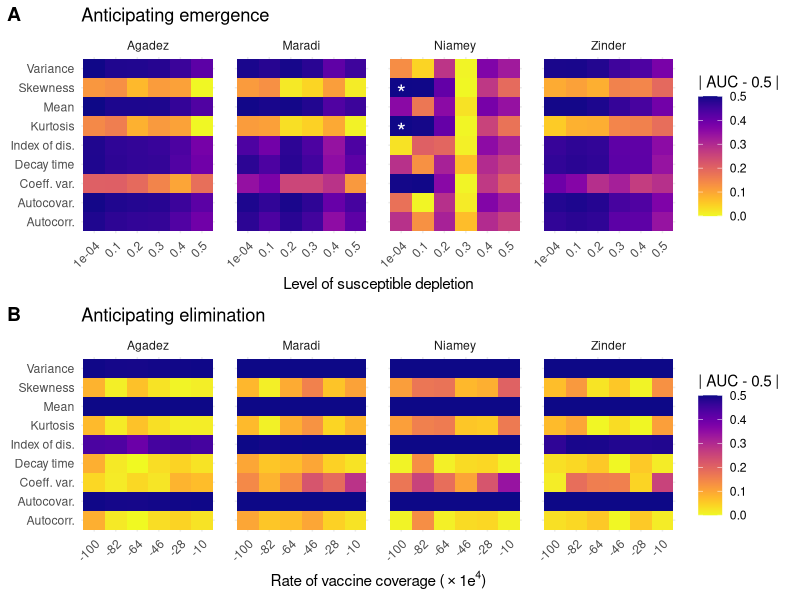

Source code (R):
# plot-aucs.R
#  Script to plot the AUC results from emergence and endemic simulation
#  tests of EWS.
#
# Author:
#  Andrew Tredennick (atredenn@gmail.com)



# Load libraries ----------------------------------------------------------

library(tidyverse)
library(viridis)


# Load results ------------------------------------------------------------

emergence_aucs <- read.csv("../results/emergence-grid-aucs.csv")
elimination_aucs <- read.csv("../results/elimination-grid-aucs.csv")

star_tbl <- tibble(
  city = "Niamey",
  x = as.factor(rep(1e-04, 2)),
  y = c(5.7, 7.7)
)


# Make the plots ----------------------------------------------------------

emerge_plot <- ggplot() +
  geom_tile(data = emergence_aucs, aes(x = as.factor(susc_discount), y = metric, fill = abs(AUC-0.5))) +
  geom_text(data = star_tbl, aes(x = x, y = y, label = "*"), color = "white", size = 6) +
  scale_fill_viridis(limits = c(0,0.5), direction = -1, option = "C", name = "| AUC - 0.5 |") +
  facet_wrap(~city, nrow = 1) +
  labs(x = "Level of susceptible depletion", y = NULL) +
  theme_minimal() +
  theme(axis.text.x = element_text(angle = 45, hjust = 1)) +
  theme(panel.spacing = unit(1, "lines")) +
  ggtitle("Anticipating emergence")

eliminate_plot <- ggplot() +
  geom_tile(data = elimination_aucs, aes(x = as.factor(vacc_speed*10000), y = metric, fill = abs(AUC-0.5))) +
  scale_fill_viridis(limits = c(0,0.5), direction = -1, option = "C", name = "| AUC - 0.5 |") +
  facet_wrap(~city, nrow = 1) +
  labs(x = expression(paste("Rate of vaccine coverage (", phantom()%*%phantom(), "1", e^4, ")")), y = NULL) +
  theme_minimal() +
  theme(axis.text.x = element_text(angle = 45, hjust = 1)) +
  theme(panel.spacing = unit(1, "lines")) +
  ggtitle("Anticipating elimination")

auc_plot <- cowplot::plot_grid(emerge_plot, eliminate_plot, nrow = 2, align = "v", labels = "AUTO")

ggsave(filename = "../figures/simulation-grid-aucs.pdf", plot = auc_plot, width = 8.5, height = 5.5, units = "in")




# endemic_aucs <- read.csv("../results/endemic-aucs.csv") %>%
#   mutate(simulation = "Endemic")
# 
# emergence_aucs <- read.csv("../results/emergence-aucs.csv") %>%
#   mutate(simulation = "Emergence")
# 
# auc_tbl <- bind_rows(
#   endemic_aucs, 
#   emergence_aucs
# )
# 
# 
# # Plot and save -----------------------------------------------------------
# 
# auc_plot <- ggplot(auc_tbl, aes(x = metric, y = abs(AUC-0.5), fill = AUC)) +
#   geom_col(position = position_dodge()) +
#   scale_y_continuous(limits = c(0,0.5)) +
#   scale_fill_viridis_c(limits = c(0,1), direction = -1, option = "C") +
#   facet_grid(simulation~city) +
#   theme_minimal() +
#   labs(x = NULL, y = "| AUC - 0.5 |")+
#   theme(axis.text.x = element_text(angle = 45, hjust = 1)) +
#   theme(panel.spacing = unit(1, "lines"))
# 
# ggsave(filename = "../figures/simulation-aucs.pdf", plot = auc_plot, width = 8.5, height = 5, units = "in")
